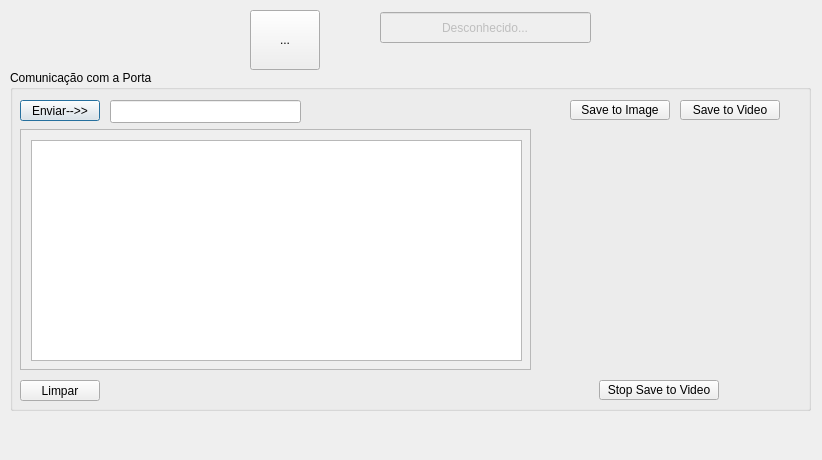
<?xml version="1.0" encoding="UTF-8"?>
<ui version="4.0">
 <class>MSerialPort</class>
 <widget class="QDialog" name="MSerialPort">
  <property name="geometry">
   <rect>
    <x>0</x>
    <y>0</y>
    <width>822</width>
    <height>460</height>
   </rect>
  </property>
  <property name="windowTitle">
   <string>Dialog</string>
  </property>
  <widget class="QGroupBox" name="gBoxContent">
   <property name="geometry">
    <rect>
     <x>10</x>
     <y>70</y>
     <width>801</width>
     <height>341</height>
    </rect>
   </property>
   <property name="title">
    <string>Comunicação com a Porta</string>
   </property>
   <widget class="QPushButton" name="pbSendCommand">
    <property name="geometry">
     <rect>
      <x>10</x>
      <y>30</y>
      <width>80</width>
      <height>21</height>
     </rect>
    </property>
    <property name="text">
     <string>Enviar--&gt;&gt;</string>
    </property>
   </widget>
   <widget class="QLineEdit" name="leCommand">
    <property name="geometry">
     <rect>
      <x>100</x>
      <y>30</y>
      <width>191</width>
      <height>23</height>
     </rect>
    </property>
   </widget>
   <widget class="QPushButton" name="pBCommandClean">
    <property name="geometry">
     <rect>
      <x>10</x>
      <y>310</y>
      <width>80</width>
      <height>21</height>
     </rect>
    </property>
    <property name="text">
     <string>Limpar</string>
    </property>
   </widget>
   <widget class="QScrollArea" name="slAreaQlineEdit">
    <property name="geometry">
     <rect>
      <x>10</x>
      <y>59</y>
      <width>511</width>
      <height>241</height>
     </rect>
    </property>
    <property name="widgetResizable">
     <bool>true</bool>
    </property>
    <widget class="QWidget" name="scrollAreaWidgetContents">
     <property name="geometry">
      <rect>
       <x>0</x>
       <y>0</y>
       <width>509</width>
       <height>239</height>
      </rect>
     </property>
     <widget class="QPlainTextEdit" name="pTEditCommand">
      <property name="geometry">
       <rect>
        <x>10</x>
        <y>10</y>
        <width>491</width>
        <height>221</height>
       </rect>
      </property>
      <property name="font">
       <font>
        <pointsize>9</pointsize>
       </font>
      </property>
     </widget>
    </widget>
   </widget>
   <widget class="QLabel" name="qlabelPic">
    <property name="geometry">
     <rect>
      <x>530</x>
      <y>60</y>
      <width>261</width>
      <height>241</height>
     </rect>
    </property>
    <property name="text">
     <string/>
    </property>
   </widget>
   <widget class="QPushButton" name="pbGetPic">
    <property name="geometry">
     <rect>
      <x>560</x>
      <y>30</y>
      <width>100</width>
      <height>20</height>
     </rect>
    </property>
    <property name="text">
     <string>Save to Image</string>
    </property>
   </widget>
   <widget class="QPushButton" name="pbSaveToVideo">
    <property name="geometry">
     <rect>
      <x>670</x>
      <y>30</y>
      <width>100</width>
      <height>20</height>
     </rect>
    </property>
    <property name="text">
     <string>Save to Video</string>
    </property>
   </widget>
   <widget class="QPushButton" name="pbStopSaveToVideo">
    <property name="geometry">
     <rect>
      <x>589</x>
      <y>310</y>
      <width>120</width>
      <height>20</height>
     </rect>
    </property>
    <property name="text">
     <string>Stop Save to Video</string>
    </property>
   </widget>
  </widget>
  <widget class="QToolButton" name="tBOpenPort">
   <property name="geometry">
    <rect>
     <x>250</x>
     <y>10</y>
     <width>70</width>
     <height>60</height>
    </rect>
   </property>
   <property name="text">
    <string>...</string>
   </property>
   <property name="icon">
    <iconset>
     <normaloff>../../../../../system/WorkSpace/QtProjects/QtImage/QtAppSerialPort/Images/SerialPortConnect.png</normaloff>../../../../../system/WorkSpace/QtProjects/QtImage/QtAppSerialPort/Images/SerialPortConnect.png</iconset>
   </property>
   <property name="iconSize">
    <size>
     <width>60</width>
     <height>60</height>
    </size>
   </property>
  </widget>
  <widget class="QLineEdit" name="lineEditStatus">
   <property name="enabled">
    <bool>false</bool>
   </property>
   <property name="geometry">
    <rect>
     <x>380</x>
     <y>12</y>
     <width>211</width>
     <height>31</height>
    </rect>
   </property>
   <property name="text">
    <string>Desconhecido...</string>
   </property>
   <property name="alignment">
    <set>Qt::AlignCenter</set>
   </property>
   <property name="readOnly">
    <bool>true</bool>
   </property>
  </widget>
 </widget>
 <resources/>
 <connections>
  <connection>
   <sender>pbSendCommand</sender>
   <signal>clicked()</signal>
   <receiver>MSerialPort</receiver>
   <slot>sendCommand()</slot>
   <hints>
    <hint type="sourcelabel">
     <x>59</x>
     <y>110</y>
    </hint>
    <hint type="destinationlabel">
     <x>334</x>
     <y>229</y>
    </hint>
   </hints>
  </connection>
  <connection>
   <sender>tBOpenPort</sender>
   <signal>clicked()</signal>
   <receiver>MSerialPort</receiver>
   <slot>runConnect()</slot>
   <hints>
    <hint type="sourcelabel">
     <x>284</x>
     <y>39</y>
    </hint>
    <hint type="destinationlabel">
     <x>334</x>
     <y>229</y>
    </hint>
   </hints>
  </connection>
  <connection>
   <sender>pBCommandClean</sender>
   <signal>clicked()</signal>
   <receiver>MSerialPort</receiver>
   <slot>runCleanArea()</slot>
   <hints>
    <hint type="sourcelabel">
     <x>59</x>
     <y>390</y>
    </hint>
    <hint type="destinationlabel">
     <x>410</x>
     <y>229</y>
    </hint>
   </hints>
  </connection>
  <connection>
   <sender>pbGetPic</sender>
   <signal>clicked()</signal>
   <receiver>MSerialPort</receiver>
   <slot>saveToImage()</slot>
   <hints>
    <hint type="sourcelabel">
     <x>629</x>
     <y>110</y>
    </hint>
    <hint type="destinationlabel">
     <x>410</x>
     <y>229</y>
    </hint>
   </hints>
  </connection>
  <connection>
   <sender>pbSaveToVideo</sender>
   <signal>clicked()</signal>
   <receiver>MSerialPort</receiver>
   <slot>saveToVideo()</slot>
   <hints>
    <hint type="sourcelabel">
     <x>729</x>
     <y>109</y>
    </hint>
    <hint type="destinationlabel">
     <x>410</x>
     <y>229</y>
    </hint>
   </hints>
  </connection>
  <connection>
   <sender>pbStopSaveToVideo</sender>
   <signal>clicked()</signal>
   <receiver>MSerialPort</receiver>
   <slot>stopSaveToVideo()</slot>
   <hints>
    <hint type="sourcelabel">
     <x>658</x>
     <y>389</y>
    </hint>
    <hint type="destinationlabel">
     <x>410</x>
     <y>229</y>
    </hint>
   </hints>
  </connection>
 </connections>
 <slots>
  <slot>sendCommand()</slot>
  <slot>runConnect()</slot>
  <slot>runCleanArea()</slot>
  <slot>saveToImage()</slot>
  <slot>saveToVideo()</slot>
  <slot>stopSaveToVideo()</slot>
 </slots>
</ui>
